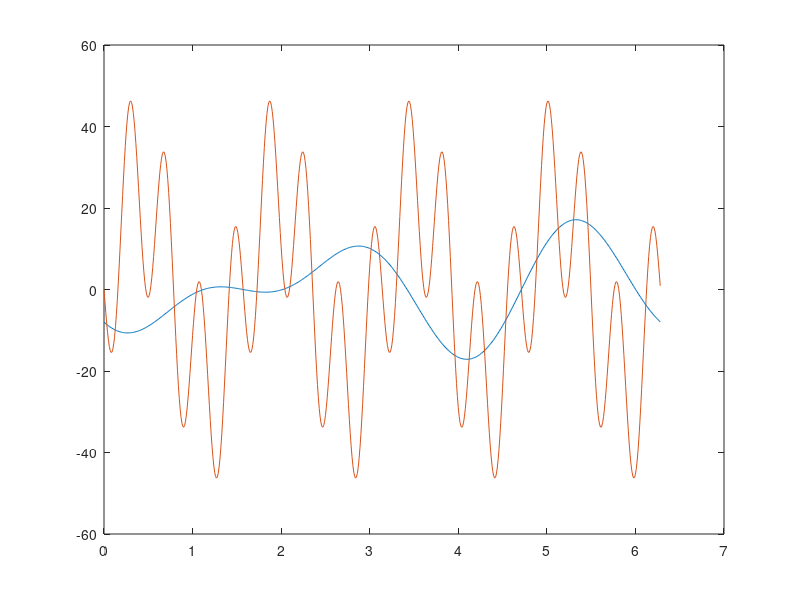

Source code (MATLAB):
x = 0:0.01:2*pi;
y = -10*sin(2*x) - 8*cos(3*x); 
z = 8*sin(6*x).*-6.*cos(10*x); % Persamaan Gelombang Harmonik
plot(x,y,x,z);